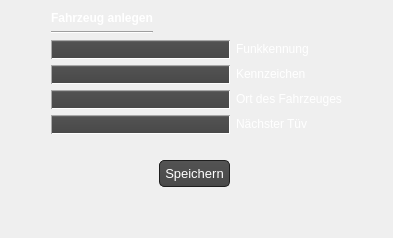
            <widget class="QWidget" name="tab_7">
             <attribute name="title">
              <string>Fahrzeuge</string>
             </attribute>
             <layout class="QGridLayout" name="gridLayout_18">
              <item row="0" column="0">
               <spacer name="horizontalSpacer_15">
                <property name="orientation">
                 <enum>Qt::Horizontal</enum>
                </property>
                <property name="sizeHint" stdset="0">
                 <size>
                  <width>40</width>
                  <height>20</height>
                 </size>
                </property>
               </spacer>
              </item>
              <item row="0" column="2">
               <spacer name="horizontalSpacer_7">
                <property name="orientation">
                 <enum>Qt::Horizontal</enum>
                </property>
                <property name="sizeHint" stdset="0">
                 <size>
                  <width>40</width>
                  <height>20</height>
                 </size>
                </property>
               </spacer>
              </item>
              <item row="0" column="1">
               <layout class="QGridLayout" name="gridLayout_7">
                <item row="9" column="1">
                 <widget class="QLabel" name="admin_car_error_label">
                  <property name="text">
                   <string/>
                  </property>
                 </widget>
                </item>
                <item row="5" column="0" colspan="2">
                 <widget class="QLineEdit" name="admin_car_license_plate">
                  <property name="styleSheet">
                   <string notr="true">QLineEdit{ background-color: QLinearGradient( x1: 0, y1: 0, x2: 0, y2: 1, stop: 0 #929394, stop: 0.1 #525252, stop: 0.5 #4e4e4e, stop: 0.9 #4a4a4a, stop: 1 #464646);
border: 1px inset darkgrey;
border-radius: 10px;
padding: 0 8px;
selection-background-color: darkgray;
font-size: 13px;
color: white;
}
QLineEdit:focus { background-color: QLinearGradient( x1: 0, y1: 0, x2: 0, y2: 1, stop: 0 #ffffff, stop: 0.1 #bababa, stop: 0.5 #919191, stop: 0.9 #7a7a7a, stop: 1 #5b5b5b);}
</string>
                  </property>
                 </widget>
                </item>
                <item row="5" column="2">
                 <widget class="QLabel" name="label_33">
                  <property name="text">
                   <string>&lt;html&gt;&lt;head/&gt;&lt;body&gt;&lt;p&gt;&lt;span style=&quot; color:#ffffff;&quot;&gt;Kennzeichen&lt;/span&gt;&lt;/p&gt;&lt;/body&gt;&lt;/html&gt;</string>
                  </property>
                 </widget>
                </item>
                <item row="8" column="2">
                 <widget class="QLabel" name="label_38">
                  <property name="text">
                   <string>&lt;html&gt;&lt;head/&gt;&lt;body&gt;&lt;p&gt;&lt;span style=&quot; color:#ffffff;&quot;&gt;Nächster Tüv&lt;/span&gt;&lt;/p&gt;&lt;/body&gt;&lt;/html&gt;</string>
                  </property>
                 </widget>
                </item>
                <item row="4" column="2">
                 <widget class="QLabel" name="label_32">
                  <property name="text">
                   <string>&lt;html&gt;&lt;head/&gt;&lt;body&gt;&lt;p&gt;&lt;span style=&quot; color:#ffffff;&quot;&gt;Funkkennung&lt;/span&gt;&lt;/p&gt;&lt;/body&gt;&lt;/html&gt;</string>
                  </property>
                 </widget>
                </item>
                <item row="6" column="0" colspan="2">
                 <widget class="QLineEdit" name="admin_car_town">
                  <property name="styleSheet">
                   <string notr="true">QLineEdit{ background-color: QLinearGradient( x1: 0, y1: 0, x2: 0, y2: 1, stop: 0 #929394, stop: 0.1 #525252, stop: 0.5 #4e4e4e, stop: 0.9 #4a4a4a, stop: 1 #464646);
border: 1px inset darkgrey;
border-radius: 10px;
padding: 0 8px;
selection-background-color: darkgray;
font-size: 13px;
color: white;
}
QLineEdit:focus { background-color: QLinearGradient( x1: 0, y1: 0, x2: 0, y2: 1, stop: 0 #ffffff, stop: 0.1 #bababa, stop: 0.5 #919191, stop: 0.9 #7a7a7a, stop: 1 #5b5b5b);}
</string>
                  </property>
                 </widget>
                </item>
                <item row="2" column="0">
                 <widget class="QLabel" name="label_22">
                  <property name="text">
                   <string>&lt;html&gt;&lt;head/&gt;&lt;body&gt;&lt;p&gt;&lt;span style=&quot; font-weight:600; color:#ffffff;&quot;&gt;Fahrzeug anlegen&lt;/span&gt;&lt;/p&gt;&lt;/body&gt;&lt;/html&gt;</string>
                  </property>
                 </widget>
                </item>
                <item row="3" column="0">
                 <widget class="Line" name="line_14">
                  <property name="orientation">
                   <enum>Qt::Horizontal</enum>
                  </property>
                 </widget>
                </item>
                <item row="6" column="2">
                 <widget class="QLabel" name="label_34">
                  <property name="text">
                   <string>&lt;html&gt;&lt;head/&gt;&lt;body&gt;&lt;p&gt;&lt;span style=&quot; color:#ffffff;&quot;&gt;Ort des Fahrzeuges&lt;/span&gt;&lt;/p&gt;&lt;/body&gt;&lt;/html&gt;</string>
                  </property>
                 </widget>
                </item>
                <item row="8" column="0" colspan="2">
                 <widget class="QLineEdit" name="admin_car_tuev">
                  <property name="styleSheet">
                   <string notr="true">QLineEdit{ background-color: QLinearGradient( x1: 0, y1: 0, x2: 0, y2: 1, stop: 0 #929394, stop: 0.1 #525252, stop: 0.5 #4e4e4e, stop: 0.9 #4a4a4a, stop: 1 #464646);
border: 1px inset darkgrey;
border-radius: 10px;
padding: 0 8px;
selection-background-color: darkgray;
font-size: 13px;
color: white;
}
QLineEdit:focus { background-color: QLinearGradient( x1: 0, y1: 0, x2: 0, y2: 1, stop: 0 #ffffff, stop: 0.1 #bababa, stop: 0.5 #919191, stop: 0.9 #7a7a7a, stop: 1 #5b5b5b);}
</string>
                  </property>
                 </widget>
                </item>
                <item row="4" column="0" colspan="2">
                 <widget class="QLineEdit" name="admin_car_radio_identification">
                  <property name="styleSheet">
                   <string notr="true">QLineEdit{ background-color: QLinearGradient( x1: 0, y1: 0, x2: 0, y2: 1, stop: 0 #929394, stop: 0.1 #525252, stop: 0.5 #4e4e4e, stop: 0.9 #4a4a4a, stop: 1 #464646);
border: 1px inset darkgrey;
border-radius: 10px;
padding: 0 8px;
selection-background-color: darkgray;
font-size: 13px;
color: white;
}
QLineEdit:focus { background-color: QLinearGradient( x1: 0, y1: 0, x2: 0, y2: 1, stop: 0 #ffffff, stop: 0.1 #bababa, stop: 0.5 #919191, stop: 0.9 #7a7a7a, stop: 1 #5b5b5b);}
</string>
                  </property>
                 </widget>
                </item>
                <item row="10" column="1">
                 <widget class="QPushButton" name="fahrzeug_admin_save_btn">
                  <property name="styleSheet">
                   <string notr="true">QPushButton{
   background-color: QLinearGradient( x1: 0, y1: 0, x2: 0, y2: 1, stop: 0 #565656, stop: 0.1 #525252, stop: 0.5 #4e4e4e, stop: 0.9 #4a4a4a, stop: 1 #464646);
  	border-style: solid;
    border: 1px solid #1e1e1e;
    border-radius: 5;
    padding: 1px 0px 1px 20px;
    font: 13px;
    min-width: 10em;
    padding: 5px;
	color: white;
}
QPushButton:hover{
	background-color: QLinearGradient( x1: 0, y1: 0, x2: 0, y2: 1, stop: 0 #565656, stop: 0.1 #525252, stop: 0.5 #4e4e4e, stop: 0.9 #4a4a4a, stop: 1 #464646);
  	border-style: solid;
    border: 1px solid rgb(59, 204, 179);
    border-radius: 5;
    padding: 1px 0px 1px 20px;
    font: 13px;
    min-width: 10em;
    padding: 5px;
	color: white;
}
QPushButton:pressed {
background-color: rgb(130, 152, 152);
  	border-style: solid;
    border: 1px solid #1EFFFF;
    border-radius: 5;
    padding: 1px 0px 1px 20px;
    font: 13px;
    min-width: 10em;
    padding: 5px;
	color: white;

}</string>
                  </property>
                  <property name="text">
                   <string>Speichern</string>
                  </property>
                 </widget>
                </item>
                <item row="11" column="1">
                 <spacer name="verticalSpacer_6">
                  <property name="orientation">
                   <enum>Qt::Vertical</enum>
                  </property>
                  <property name="sizeHint" stdset="0">
                   <size>
                    <width>20</width>
                    <height>40</height>
                   </size>
                  </property>
                 </spacer>
                </item>
               </layout>
              </item>
             </layout>
            </widget>
